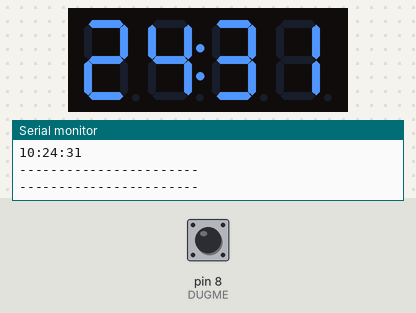
Bench run of a sketch on a simulated Arduino Uno, built with avr-gcc and run on an emulated ATmega328P. On the bench: 4-digit seven-segment display, the last lines printed to the serial monitor. Inputs (shaded band) come from the test bench; at power-on: pin 8 (DUGME) HIGH. The local clock reads 2024-03-15 10:24:30 at power-on unless the sketch sets it.

Above: at 1.2 s.
1.3 s: pin 8 (DUGME) pulled LOW for 1 s
At 2.4 s:
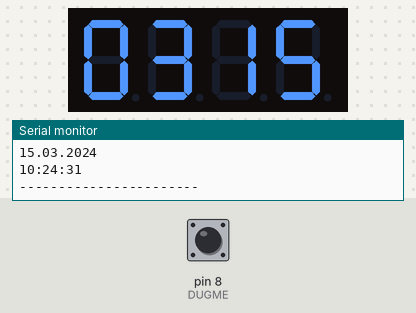
3.8 s: pin 8 (DUGME) pulled LOW for 0.15 s
At 5.9 s:
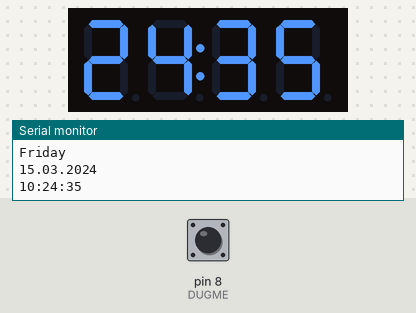
6.6 s: pin 8 (DUGME) pulled LOW for 0.15 s
At 7.1 s:
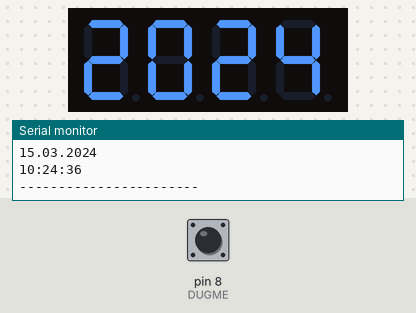
9.7 s: pin 8 (DUGME) pulled LOW for 1 s
At 12.8 s:
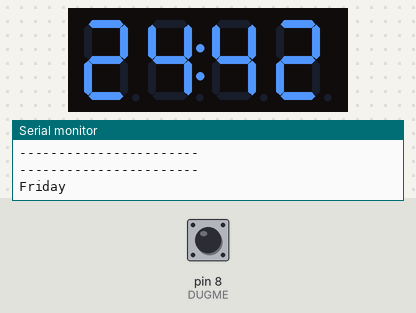
Timing chart, 0 to 13.5 s (numbered marks = the images above; inputs shaded):
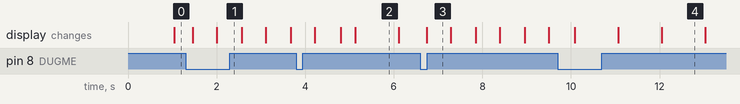

Measured:
- after the input at 3.8 s, the display: first differs from a run without the input after 1.0 s (image 2 shows a later state)
- after the input at 9.7 s, the display: first changes after 0.38 s (image 4 shows a later state)
- what the display in image 4 shows lasts 1.0 s, from 12.0 s to 13.0 s

The sketch:

TS1637_+_DS3231.ino
```cpp
#include <elapsedMillis.h>
#define BOUNCE_LOCK_OUT
#include <Bounce2.h>
#include <DS3231.h>
#include <TM1637Display.h>

#define CLK 13
#define DIO 12
#define SDA 10
#define SCL 11
#define DUGME 8

DS3231 rtc(SDA, SCL);
TM1637Display display(CLK, DIO);
Bounce dugme = Bounce();

int stanjeDugmeta = 0;

void ciscenjeEkrana(){
  uint8_t data[] = {0x0, 0x0, 0x0, 0x0};
  display.setSegments(data);
}

void stavljanjeVremenaNaDS(){
  rtc.setDOW(THURSDAY);
  rtc.setTime(15, 56, 0);    // sat, minut, sekunda
  rtc.setDate(27, 10, 2019);  // dan, mesec, godina

}

void kopiranjeStringa(char* string, char* original){
  while(*original!='\0'){
      *string = *original;
      string++;
      original++;
    }
   *string = '\0';
}

void datumIzStringa(char* datum, int* dan, int* mesec, int* godina){
  char* pomocni;
  pomocni = datum;
  while(*pomocni!='\0'){
    if(*pomocni=='.')*pomocni = ' ';
    pomocni++;
  }
  sscanf(datum, "%d %d %d",dan,mesec,godina);
}

void vremeIzStringa(char* vreme, int* sat, int* minuta, int* sekunda){
  char* pomocni;
  pomocni = vreme;
  while(*pomocni!='\0'){
    if(*pomocni==':')*pomocni = ' ';
    pomocni++;
  }
  sscanf(vreme, "%d %d %d",sat,minuta,sekunda);

}
void ispisMinutaISekundi(int minuta,int sekunda){
  int broj = minuta * 100 + sekunda;
  display.showNumberDecEx(broj, 64, true);
}
void ispisDatuma(int godina, int mesec, int dan){

  display.showNumberDec(godina, false, 4, 0);
  delaySaCitanjemDugmeta(500);
  if(mesec<10){
      display.showNumberDec(0, false, 1, 0);
      display.showNumberDec(mesec, false, 1, 1);
    }else display.showNumberDec(mesec, false, 2, 0);
  if(dan<10){
      display.showNumberDec(0, false, 1, 2);
      display.showNumberDec(dan, false ,1, 3);
    }else display.showNumberDec(dan, false, 2, 2);
    delaySaCitanjemDugmeta(500);

}

void menjanjeStanjaDugmeta(){
  if(dugme.fell() && stanjeDugmeta ==0)stanjeDugmeta = 1;
  else if(dugme.fell() && stanjeDugmeta == 1)stanjeDugmeta = 0;
}

void delaySaCitanjemDugmeta(int ddelay){
  elapsedMillis elapsed;
  while(elapsed<ddelay){
     dugme.update();
     menjanjeStanjaDugmeta();
    }
}

void setup(){
  pinMode(DUGME, INPUT_PULLUP);
  dugme.attach(DUGME);
  dugme.interval(5);
  rtc.begin();
  ciscenjeEkrana();
  display.setBrightness(7);
  Serial.begin(9600);
  //stavljanjeVremenaNaDS();
 }

void loop(){
  Serial.println("-----------------------");
  Serial.println(rtc.getDOWStr());
  Serial.println(rtc.getDateStr());
  Serial.println(rtc.getTimeStr());
  Serial.println("-----------------------");
  char datum [20] = {'\0'};
  char vreme [20] = {'\0'};
  int sat, minut, sekunda;
  int dan,mesec,godina;
  kopiranjeStringa(datum, rtc.getDateStr());
  kopiranjeStringa(vreme, rtc.getTimeStr());
  datumIzStringa(datum, &dan, &mesec, &godina);
  vremeIzStringa(vreme, &sat, &minut, &sekunda);
  dugme.update();
  menjanjeStanjaDugmeta();
  if(stanjeDugmeta==0)ispisMinutaISekundi(minut, sekunda);
  else ispisDatuma(godina, mesec, dan);
  Serial.println("-----------------------");
}
```
